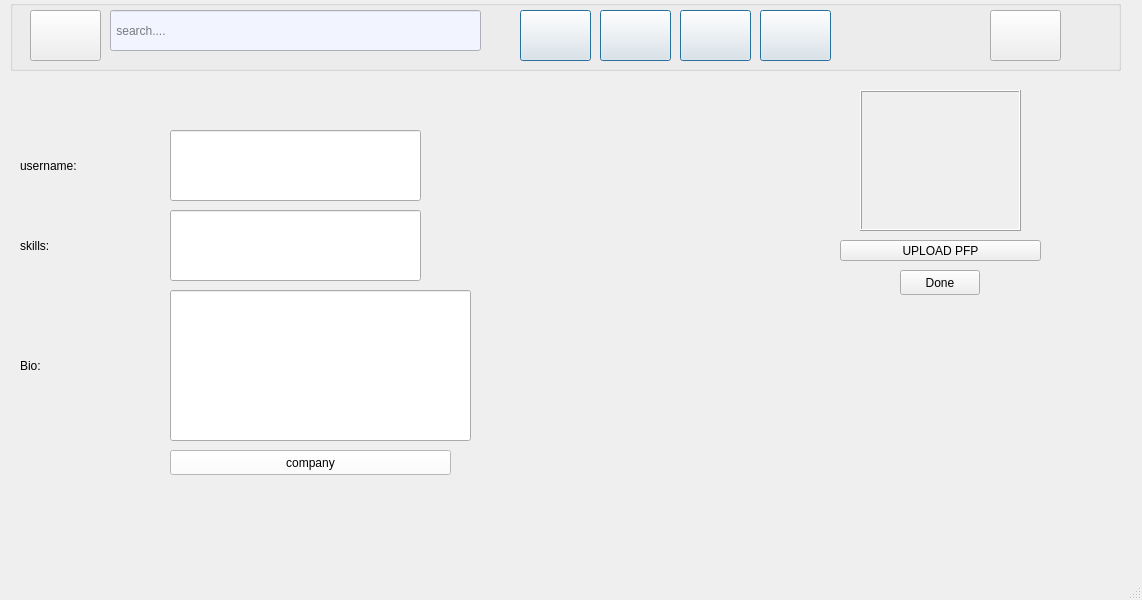
<?xml version="1.0" encoding="UTF-8"?>
<ui version="4.0">
 <class>mepage</class>
 <widget class="QMainWindow" name="mepage">
  <property name="geometry">
   <rect>
    <x>0</x>
    <y>0</y>
    <width>1142</width>
    <height>600</height>
   </rect>
  </property>
  <property name="windowTitle">
   <string>MainWindow</string>
  </property>
  <widget class="QWidget" name="centralwidget">
   <widget class="QLineEdit" name="usernameLine">
    <property name="geometry">
     <rect>
      <x>170</x>
      <y>210</y>
      <width>251</width>
      <height>71</height>
     </rect>
    </property>
    <property name="frame">
     <bool>true</bool>
    </property>
   </widget>
   <widget class="QLineEdit" name="skillLine">
    <property name="geometry">
     <rect>
      <x>170</x>
      <y>130</y>
      <width>251</width>
      <height>71</height>
     </rect>
    </property>
   </widget>
   <widget class="QPushButton" name="uploadPushButton">
    <property name="geometry">
     <rect>
      <x>840</x>
      <y>240</y>
      <width>201</width>
      <height>21</height>
     </rect>
    </property>
    <property name="text">
     <string>UPLOAD PFP</string>
    </property>
   </widget>
   <widget class="QPushButton" name="donePushButton">
    <property name="geometry">
     <rect>
      <x>900</x>
      <y>270</y>
      <width>80</width>
      <height>25</height>
     </rect>
    </property>
    <property name="text">
     <string>Done</string>
    </property>
   </widget>
   <widget class="QLineEdit" name="skillLine_2">
    <property name="geometry">
     <rect>
      <x>170</x>
      <y>290</y>
      <width>301</width>
      <height>151</height>
     </rect>
    </property>
   </widget>
   <widget class="QLabel" name="usernameLabel">
    <property name="geometry">
     <rect>
      <x>20</x>
      <y>140</y>
      <width>141</width>
      <height>51</height>
     </rect>
    </property>
    <property name="styleSheet">
     <string notr="true">font: 18pt &quot;MS Shell Dlg 2&quot;;
color: rgb(0, 0, 0);</string>
    </property>
    <property name="text">
     <string>username:</string>
    </property>
   </widget>
   <widget class="QLabel" name="skillsLabel">
    <property name="geometry">
     <rect>
      <x>20</x>
      <y>220</y>
      <width>111</width>
      <height>51</height>
     </rect>
    </property>
    <property name="styleSheet">
     <string notr="true">font: 18pt &quot;MS Shell Dlg 2&quot;;
color: rgb(0, 0, 0);</string>
    </property>
    <property name="text">
     <string>skills:</string>
    </property>
   </widget>
   <widget class="QLabel" name="label">
    <property name="geometry">
     <rect>
      <x>20</x>
      <y>340</y>
      <width>81</width>
      <height>51</height>
     </rect>
    </property>
    <property name="styleSheet">
     <string notr="true">font: 18pt &quot;MS Shell Dlg 2&quot;;
color: rgb(0, 0, 0);</string>
    </property>
    <property name="text">
     <string>Bio:</string>
    </property>
   </widget>
   <widget class="QPushButton" name="pushButton">
    <property name="geometry">
     <rect>
      <x>170</x>
      <y>450</y>
      <width>281</width>
      <height>25</height>
     </rect>
    </property>
    <property name="styleSheet">
     <string notr="true">font: 10pt &quot;MS Shell Dlg 2&quot;;
background-color: rgb(255, 255, 255);
color: rgb(0, 0, 0);</string>
    </property>
    <property name="text">
     <string>company</string>
    </property>
   </widget>
   <widget class="QFrame" name="profilePic">
    <property name="geometry">
     <rect>
      <x>860</x>
      <y>90</y>
      <width>161</width>
      <height>141</height>
     </rect>
    </property>
    <property name="frameShape">
     <enum>QFrame::Box</enum>
    </property>
    <property name="frameShadow">
     <enum>QFrame::Raised</enum>
    </property>
   </widget>
   <widget class="QGroupBox" name="groupBox">
    <property name="geometry">
     <rect>
      <x>10</x>
      <y>0</y>
      <width>1111</width>
      <height>71</height>
     </rect>
    </property>
    <property name="title">
     <string/>
    </property>
    <widget class="QPushButton" name="pushButton_2">
     <property name="geometry">
      <rect>
       <x>20</x>
       <y>10</y>
       <width>71</width>
       <height>51</height>
      </rect>
     </property>
     <property name="styleSheet">
      <string notr="true">border-image: url(:/new/prefix1/linkdin.jpg);</string>
     </property>
     <property name="text">
      <string/>
     </property>
    </widget>
    <widget class="QLineEdit" name="lineEdit">
     <property name="geometry">
      <rect>
       <x>100</x>
       <y>10</y>
       <width>371</width>
       <height>41</height>
      </rect>
     </property>
     <property name="styleSheet">
      <string notr="true">background-color: rgb(242, 245, 255);</string>
     </property>
     <property name="frame">
      <bool>true</bool>
     </property>
     <property name="placeholderText">
      <string> search....</string>
     </property>
    </widget>
    <widget class="QPushButton" name="home">
     <property name="geometry">
      <rect>
       <x>510</x>
       <y>10</y>
       <width>71</width>
       <height>51</height>
      </rect>
     </property>
     <property name="styleSheet">
      <string notr="true"/>
     </property>
     <property name="text">
      <string/>
     </property>
     <property name="default">
      <bool>true</bool>
     </property>
     <property name="flat">
      <bool>false</bool>
     </property>
    </widget>
    <widget class="QPushButton" name="network">
     <property name="geometry">
      <rect>
       <x>590</x>
       <y>10</y>
       <width>71</width>
       <height>51</height>
      </rect>
     </property>
     <property name="styleSheet">
      <string notr="true"/>
     </property>
     <property name="text">
      <string/>
     </property>
     <property name="default">
      <bool>true</bool>
     </property>
    </widget>
    <widget class="QPushButton" name="job">
     <property name="geometry">
      <rect>
       <x>670</x>
       <y>10</y>
       <width>71</width>
       <height>51</height>
      </rect>
     </property>
     <property name="styleSheet">
      <string notr="true"/>
     </property>
     <property name="text">
      <string/>
     </property>
     <property name="default">
      <bool>true</bool>
     </property>
    </widget>
    <widget class="QPushButton" name="me">
     <property name="geometry">
      <rect>
       <x>980</x>
       <y>10</y>
       <width>71</width>
       <height>51</height>
      </rect>
     </property>
     <property name="styleSheet">
      <string notr="true"/>
     </property>
     <property name="text">
      <string/>
     </property>
    </widget>
    <widget class="QPushButton" name="messaging_2">
     <property name="geometry">
      <rect>
       <x>750</x>
       <y>10</y>
       <width>71</width>
       <height>51</height>
      </rect>
     </property>
     <property name="styleSheet">
      <string notr="true"/>
     </property>
     <property name="text">
      <string/>
     </property>
     <property name="default">
      <bool>true</bool>
     </property>
    </widget>
   </widget>
  </widget>
  <widget class="QStatusBar" name="statusbar"/>
 </widget>
 <resources/>
 <connections/>
</ui>
